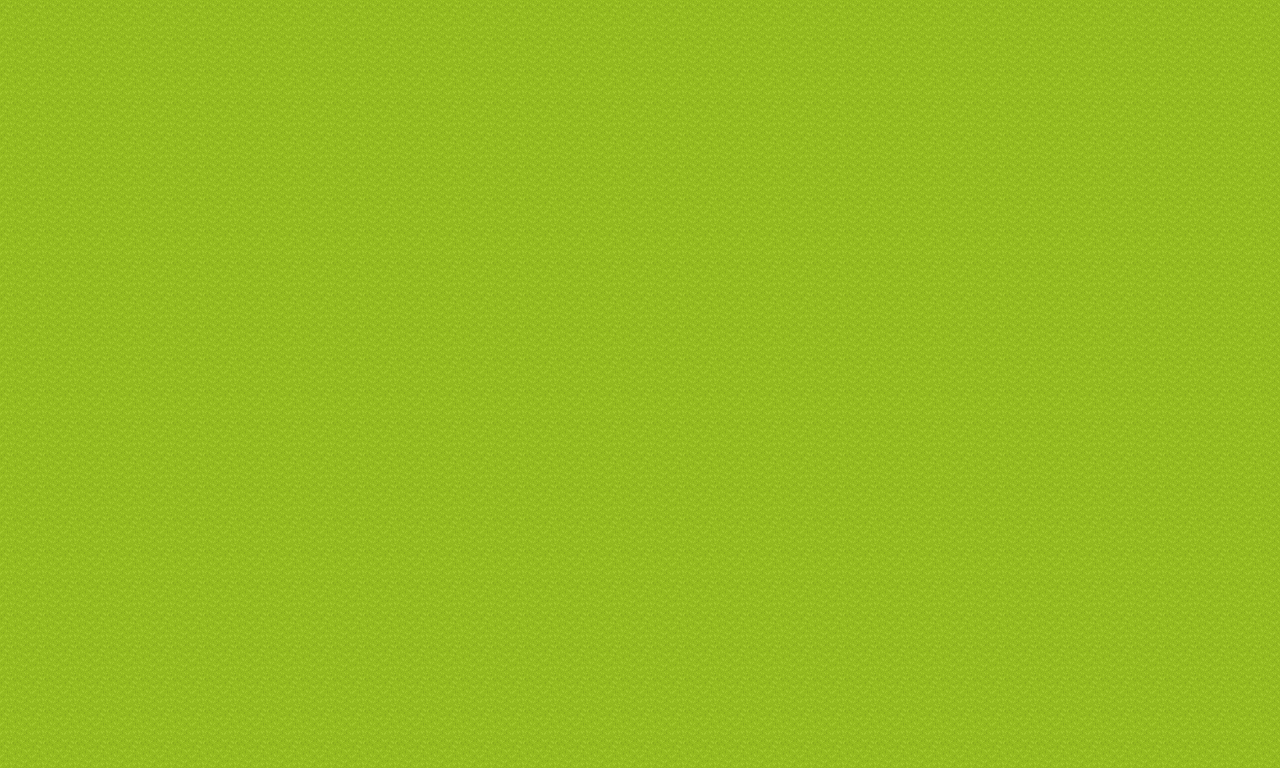

The image is a tile-based game level rendered from a .tmx file. Its description and complete source (layers, tilesets, objects, tile grids) follow:
An orthogonal 40x24 tile map with 32x32 px tiles, 1 tile layer (ground).

<map version="1.10" tiledversion="1.12.2" orientation="orthogonal" renderorder="right-down" width="40" height="24" tilewidth="32" tileheight="32" infinite="0" nextlayerid="2" nextobjectid="1">
 <tileset firstgid="1" name="grass" tilewidth="32" tileheight="32" tilecount="48" columns="8">
  <image source="ウディタ2_32x32mapchip_20210215/オートタイル展開/[A]Grass1_pipo.png" width="256" height="192" />
 </tileset>
 <layer id="1" name="ground" width="40" height="24">
  <data encoding="csv">
15,15,15,15,15,15,15,15,15,15,15,15,15,15,15,15,15,15,15,15,15,15,15,15,15,15,15,15,15,15,15,15,15,15,15,15,15,15,15,15,
15,15,15,15,15,15,15,15,15,15,15,15,15,15,15,15,15,15,15,15,15,15,15,15,15,15,15,15,15,15,15,15,15,15,15,15,15,15,15,15,
15,15,15,15,15,15,15,15,15,15,15,15,15,15,15,15,15,15,15,15,15,15,15,15,15,15,15,15,15,15,15,15,15,15,15,15,15,15,15,15,
15,15,15,15,15,15,15,15,15,15,15,15,15,15,15,15,15,15,15,15,15,15,15,15,15,15,15,15,15,15,15,15,15,15,15,15,15,15,15,15,
15,15,15,15,15,15,15,15,15,15,15,15,15,15,15,15,15,15,15,15,15,15,15,15,15,15,15,15,15,15,15,15,15,15,15,15,15,15,15,15,
15,15,15,15,15,15,15,15,15,15,15,15,15,15,15,15,15,15,15,15,15,15,15,15,15,15,15,15,15,15,15,15,15,15,15,15,15,15,15,15,
15,15,15,15,15,15,15,15,15,15,15,15,15,15,15,15,15,15,15,15,15,15,15,15,15,15,15,15,15,15,15,15,15,15,15,15,15,15,15,15,
15,15,15,15,15,15,15,15,15,15,15,15,15,15,15,15,15,15,15,15,15,15,15,15,15,15,15,15,15,15,15,15,15,15,15,15,15,15,15,15,
15,15,15,15,15,15,15,15,15,15,15,15,15,15,15,15,15,15,15,15,15,15,15,15,15,15,15,15,15,15,15,15,15,15,15,15,15,15,15,15,
15,15,15,15,15,15,15,15,15,15,15,15,15,15,15,15,15,15,15,15,15,15,15,15,15,15,15,15,15,15,15,15,15,15,15,15,15,15,15,15,
15,15,15,15,15,15,15,15,15,15,15,15,15,15,15,15,15,15,15,15,15,15,15,15,15,15,15,15,15,15,15,15,15,15,15,15,15,15,15,15,
15,15,15,15,15,15,15,15,15,15,15,15,15,15,15,15,15,15,15,15,15,15,15,15,15,15,15,15,15,15,15,15,15,15,15,15,15,15,15,15,
15,15,15,15,15,15,15,15,15,15,15,15,15,15,15,15,15,15,15,15,15,15,15,15,15,15,15,15,15,15,15,15,15,15,15,15,15,15,15,15,
15,15,15,15,15,15,15,15,15,15,15,15,15,15,15,15,15,15,15,15,15,15,15,15,15,15,15,15,15,15,15,15,15,15,15,15,15,15,15,15,
15,15,15,15,15,15,15,15,15,15,15,15,15,15,15,15,15,15,15,15,15,15,15,15,15,15,15,15,15,15,15,15,15,15,15,15,15,15,15,15,
15,15,15,15,15,15,15,15,15,15,15,15,15,15,15,15,15,15,15,15,15,15,15,15,15,15,15,15,15,15,15,15,15,15,15,15,15,15,15,15,
15,15,15,15,15,15,15,15,15,15,15,15,15,15,15,15,15,15,15,15,15,15,15,15,15,15,15,15,15,15,15,15,15,15,15,15,15,15,15,15,
15,15,15,15,15,15,15,15,15,15,15,15,15,15,15,15,15,15,15,15,15,15,15,15,15,15,15,15,15,15,15,15,15,15,15,15,15,15,15,15,
15,15,15,15,15,15,15,15,15,15,15,15,15,15,15,15,15,15,15,15,15,15,15,15,15,15,15,15,15,15,15,15,15,15,15,15,15,15,15,15,
15,15,15,15,15,15,15,15,15,15,15,15,15,15,15,15,15,15,15,15,15,15,15,15,15,15,15,15,15,15,15,15,15,15,15,15,15,15,15,15,
15,15,15,15,15,15,15,15,15,15,15,15,15,15,15,15,15,15,15,15,15,15,15,15,15,15,15,15,15,15,15,15,15,15,15,15,15,15,15,15,
15,15,15,15,15,15,15,15,15,15,15,15,15,15,15,15,15,15,15,15,15,15,15,15,15,15,15,15,15,15,15,15,15,15,15,15,15,15,15,15,
15,15,15,15,15,15,15,15,15,15,15,15,15,15,15,15,15,15,15,15,15,15,15,15,15,15,15,15,15,15,15,15,15,15,15,15,15,15,15,15,
15,15,15,15,15,15,15,15,15,15,15,15,15,15,15,15,15,15,15,15,15,15,15,15,15,15,15,15,15,15,15,15,15,15,15,15,15,15,15,15
</data>
 </layer>
</map>
